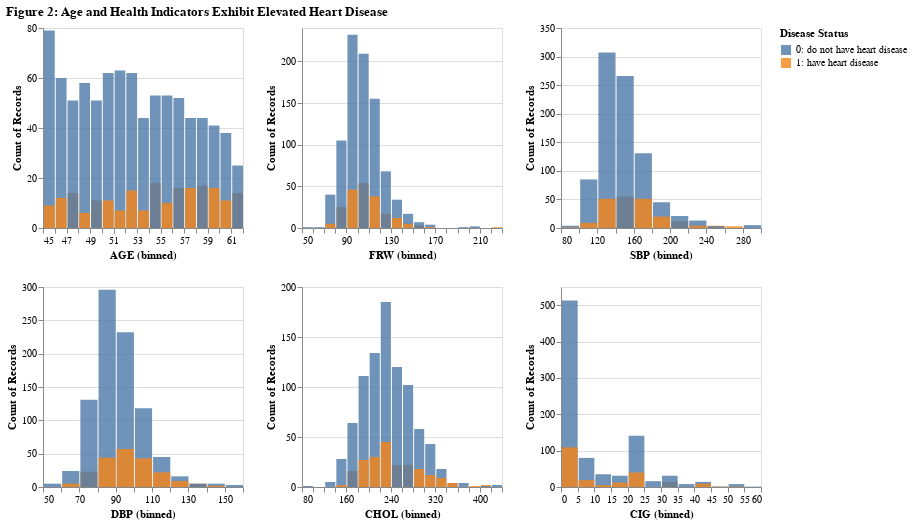

The notebook cell saved with this chart:
### Markdown cell above
There are 1,095 individuals without heart disease and 268 individuals with heart disease, indicating a higher prevalence of non-disease cases in the sample and high class imbalance.

### Code cell
# 4. distribution of numerical features
numerical_features = ['AGE', 'FRW', 'SBP', 'DBP', 'CHOL',	'CIG']

numerical_chart = alt.Chart(train_df).transform_calculate(
    disease_label="datum.disease == 1 ? '1: have heart disease' : '0: do not have heart disease'"
).mark_bar(opacity=0.8).encode(
    alt.X(alt.repeat('repeat'), type='quantitative', bin=alt.Bin(maxbins=20)),
    alt.Y('count()', stack=None),
    color=alt.Color('disease_label:N', legend=alt.Legend(title="Disease Status"))
).properties(
    width=200,
    height=200
).repeat(
    repeat=numerical_features, 
    columns=3
).properties(
    title='Figure 2: Age and Health Indicators Exhibit Elevated Heart Disease'
)

numerical_chart

### Figure 1 — Vega-Lite specification as saved in the notebook (floating-point values rounded to 4 significant figures; data arrays with more than 128 entries replaced by an {"elided": "..."} marker saying what was removed)
{"config": {"view": {"continuousWidth": 300, "continuousHeight": 300}}, "repeat": ["AGE", "FRW", "SBP", "DBP", "CHOL", "CIG"], "spec": {"data": {"name": "data-5fe4e6e4552021d39026d4b3c0d760ab"}, "mark": {"type": "bar", "opacity": 0.8}, "encoding": {"color": {"field": "disease_label", "legend": {"title": "Disease Status"}, "type": "nominal"}, "x": {"bin": {"maxbins": 20}, "field": {"repeat": "repeat"}, "type": "quantitative"}, "y": {"aggregate": "count", "stack": null, "type": "quantitative"}}, "height": 200, "transform": [{"calculate": "datum.disease == 1 ? '1: have heart disease' : '0: do not have heart disease'", "as": "disease_label"}], "width": 200}, "columns": 3, "title": "Figure 2: Age and Health Indicators Exhibit Elevated Heart Disease", "$schema": "https://vega.github.io/schema/vega-lite/v5.15.1.json", "datasets": {"data-5fe4e6e4552021d39026d4b3c0d760ab": {"elided": "1090 records"}}}
